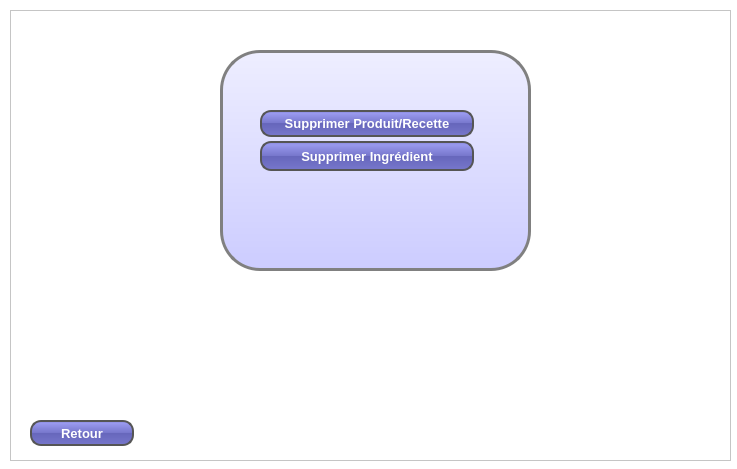
<?xml version="1.0" encoding="UTF-8"?>
<ui version="4.0">
 <class>supprimer</class>
 <widget class="QWidget" name="supprimer">
  <property name="geometry">
   <rect>
    <x>0</x>
    <y>0</y>
    <width>737</width>
    <height>469</height>
   </rect>
  </property>
  <property name="windowTitle">
   <string>Form</string>
  </property>
  <property name="styleSheet">
   <string notr="true">QWidget {
background: white;
}
QLabel {
color: black;
font-weight: bold;
}



#groupBox {
border: 3px solid gray;
border-radius: 40px;
background: white;
background: QLinearGradient(x1: 0, y1: 0, x2: 0, y2: 1, stop: 0 #eef, stop: 1 #ccf);
}

QPushButton#pushButton {
color: white;
background-color: QLinearGradient( x1: 0, y1: 0, x2: 0, y2: 1, stop: 0 #88d, stop: 0.1 #99e, stop: 0.49 #77c, stop: 0.5 #66b, stop: 1 #77c);
border-width: 1px;
border-color: #339;
border-style: solid;
border-radius: 7;
padding: 3px;
padding-left: 5px;
font-weight: bold;
font-size: 13px;
padding-right: 5px;
min-width: 200px;
max-width: 200px;
min-height: 12px;
max-height: 16px;

border: 2px solid #555;
border-radius: 11px;
padding: 5px;
}

QPushButton#pushButton_3 {
color: white;
background-color: QLinearGradient( x1: 0, y1: 0, x2: 0, y2: 1, stop: 0 #88d, stop: 0.1 #99e, stop: 0.49 #77c, stop: 0.5 #66b, stop: 1 #77c);
border-width: 1px;
border-color: #339;
border-style: solid;
border-radius: 7;
padding: 3px;
padding-left: 5px;
font-weight: bold;
font-size: 13px;
padding-right: 5px;
min-width: 200px;
max-width: 200px;
min-height: 12px;
max-height: 16px;

border: 2px solid #555;
border-radius: 11px;
padding: 5px;
}

QPushButton#retour {
color: white;
background-color: QLinearGradient( x1: 0, y1: 0, x2: 0, y2: 1, stop: 0 #88d, stop: 0.1 #99e, stop: 0.49 #77c, stop: 0.5 #66b, stop: 1 #77c);
border-width: 1px;
border-color: #339;
border-style: solid;
border-radius: 7;
padding: 3px;
padding-left: 5px;
font-weight: bold;
font-size: 13px;
padding-right: 5px;
min-width: 90px;
max-width: 90px;
min-height: 12px;
max-height: 16px;

border: 2px solid #555;
border-radius: 11px;
padding: 5px;
}
QLineEdit {
padding: 1px;
border-style: solid;
border: 2px solid gray;
border-radius: 8px;
}

QComboBox {
padding: 1px;
border-style: solid;
border: 2px solid gray;
border-radius: 8px;
}
</string>
  </property>
  <widget class="QFrame" name="frame">
   <property name="geometry">
    <rect>
     <x>10</x>
     <y>10</y>
     <width>721</width>
     <height>451</height>
    </rect>
   </property>
   <property name="frameShape">
    <enum>QFrame::StyledPanel</enum>
   </property>
   <property name="frameShadow">
    <enum>QFrame::Raised</enum>
   </property>
   <widget class="QGroupBox" name="groupBox">
    <property name="geometry">
     <rect>
      <x>210</x>
      <y>40</y>
      <width>311</width>
      <height>221</height>
     </rect>
    </property>
    <property name="title">
     <string/>
    </property>
    <widget class="QPushButton" name="pushButton">
     <property name="geometry">
      <rect>
       <x>40</x>
       <y>60</y>
       <width>214</width>
       <height>27</height>
      </rect>
     </property>
     <property name="font">
      <font>
       <pointsize>-1</pointsize>
       <weight>75</weight>
       <bold>true</bold>
      </font>
     </property>
     <property name="text">
      <string>Supprimer Produit/Recette</string>
     </property>
    </widget>
    <widget class="QPushButton" name="pushButton_3">
     <property name="geometry">
      <rect>
       <x>40</x>
       <y>91</y>
       <width>214</width>
       <height>30</height>
      </rect>
     </property>
     <property name="font">
      <font>
       <pointsize>-1</pointsize>
       <weight>75</weight>
       <bold>true</bold>
      </font>
     </property>
     <property name="text">
      <string>Supprimer Ingrédient</string>
     </property>
    </widget>
   </widget>
   <widget class="QPushButton" name="retour">
    <property name="geometry">
     <rect>
      <x>20</x>
      <y>410</y>
      <width>104</width>
      <height>26</height>
     </rect>
    </property>
    <property name="text">
     <string>Retour</string>
    </property>
   </widget>
  </widget>
 </widget>
 <resources/>
 <connections/>
</ui>
